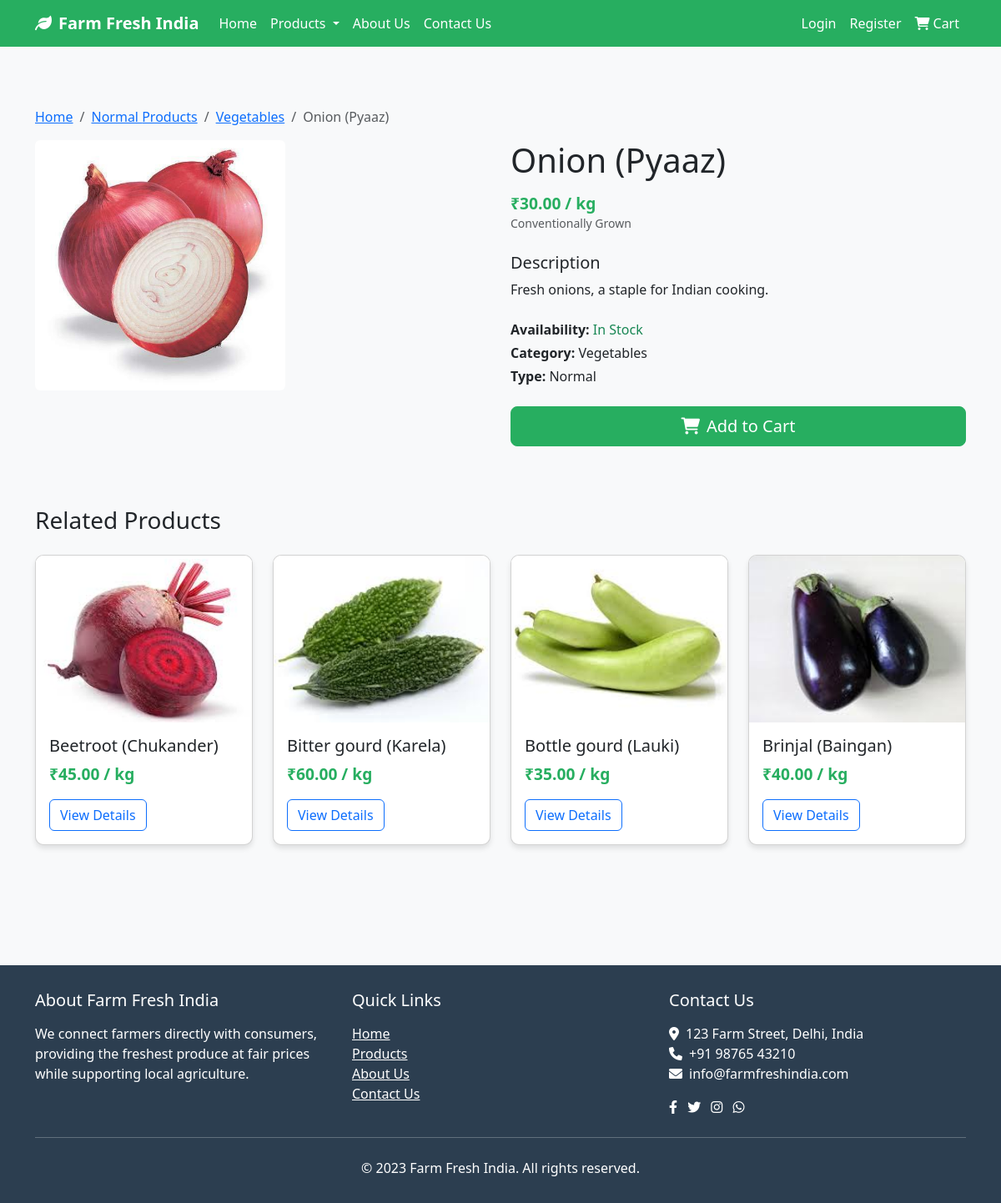
Page /product/onion-pyaaz/ on the committed database.
### products/models.py (models this page shows, shortened)
class Product(models.Model):
    category = models.ForeignKey(Category, related_name='products', on_delete=models.CASCADE)
    name = models.CharField(max_length=100)
    slug = models.SlugField(max_length=150, unique=True)
    description = models.TextField(blank=True)
    price = models.DecimalField(max_digits=10, decimal_places=2)
    stock = models.PositiveIntegerField(default=0)
    available = models.BooleanField(default=True)
    created = models.DateTimeField(auto_now_add=True)
    updated = models.DateTimeField(auto_now=True)
    image = models.ImageField(upload_to='products/', blank=True)
    is_featured = models.BooleanField(default=False)
    unit = models.CharField(max_length=20, default='kg', help_text='Unit of measurement (kg, g, piece)')
    class Meta:
        ordering = ('name',)

class Category(models.Model):
    CATEGORY_CHOICES = [
        ('normal', 'Normal'),
        ('organic', 'Organic'),
    ]
    SUB_CATEGORY_CHOICES = [
        ('anaj', 'Anaj (Grains)'),
        ('fruits', 'Fruits'),
        ('vegetables', 'Vegetables'),
    ]
    name = models.CharField(max_length=50)
    slug = models.SlugField(max_length=100, unique=True)
    category_type = models.CharField(max_length=10, choices=CATEGORY_CHOICES)
    sub_category = models.CharField(max_length=20, choices=SUB_CATEGORY_CHOICES)
    description = models.TextField(blank=True)
    image = models.ImageField(upload_to='categories/', blank=True)
    class Meta:
        verbose_name_plural = 'Categories'
        ordering = ('name',)

### products/views.py (the view)
# urls.py: path('product/<slug:slug>/', product_views.ProductDetailView.as_view(), name='product_detail'),
class ProductDetailView(DetailView):
    model = Product
    template_name = 'products/product_detail.html'
    context_object_name = 'product'
    def get_context_data(self, **kwargs):
        context = super().get_context_data(**kwargs)
        product = self.get_object()
        related_products = Product.objects.filter(
            category=product.category
        ).exclude(id=product.id)[:4]
        context['related_products'] = related_products
        return context

### cart/context_processors.py (called while the page is built)
def cart_total(request):
    if request.user.is_authenticated:
        cart = Cart(request)
        return {'cart': cart}
    return {'cart': None}

### templates/products/product_detail.html (shortened to what this page needs)
{% extends 'base/base.html' %}
{% block content %}
<div class="container py-5">
    <nav aria-label="breadcrumb">
        <ol class="breadcrumb">
            <li class="breadcrumb-item"><a href="{% url 'home' %}">Home</a></li>
            <li class="breadcrumb-item"><a href="{% url 'category_list' product.category.category_type %}">{{ product.category.get_category_type_display }} Products</a></li>
            <li class="breadcrumb-item"><a href="{% url 'category_detail' product.category.slug %}">{{ product.category.get_sub_category_display }}</a></li>
            <li class="breadcrumb-item active" aria-current="page">{{ product.name }}</li>
        </ol>
    </nav>
    <div class="row">
        <div class="col-md-6 mb-4">
            {% if product.image %}
            <img src="{{ product.image.url }}" alt="{{ product.name }}" class="img-fluid rounded product-image">
            {% else %}
            <img src="https://via.placeholder.com/600x400.png?text={{ product.name }}" alt="{{ product.name }}" class="img-fluid rounded product-image">
            {% endif %}
        </div>
        <div class="col-md-6 mb-4">
            <h1 class="mb-3">{{ product.name }}</h1>
            <div class="mb-4">
                <h4 class="price mb-0">₹{{ product.price }} / {{ product.unit }}</h4>
                <small class="text-muted">{% if product.category.category_type == 'organic' %}Organic Product{% else %}Conventionally Grown{% endif %}</small>
            </div>
            <div class="mb-4">
                <h5>Description</h5>
                <p>{{ product.description }}</p>
            </div>
            <div class="mb-4">
                <p class="mb-1"><strong>Availability:</strong> {% if product.available and product.stock > 0 %}<span class="text-success">In Stock</span>{% else %}<span class="text-danger">Out of Stock</span>{% endif %}</p>
                <p class="mb-1"><strong>Category:</strong> {{ product.category.get_sub_category_display }}</p>
                <p class="mb-1"><strong>Type:</strong> {{ product.category.get_category_type_display }}</p>
            </div>
            {% if product.available and product.stock > 0 %}
            <form action="{% url 'cart_add' product.id %}" method="post" class="d-grid gap-2">
                <button type="submit" class="btn btn-primary btn-lg">
                    <i class="fas fa-shopping-cart me-2"></i>Add to Cart
                </button>
            </form>
            {% else %}
            <button class="btn btn-secondary btn-lg disabled d-block w-100">
                <i class="fas fa-times-circle me-2"></i>Out of Stock
            </button>
            {% endif %}
        </div>
    </div>
    <div class="row mt-5">
        <div class="col-12">
            <h3 class="mb-4">Related Products</h3>
            <div class="row">
                {% for related_product in related_products %}
                <div class="col-md-3 mb-4">
                    <div class="card h-100">
                        {% if related_product.image %}
                        <img src="{{ related_product.image.url }}" class="card-img-top" alt="{{ related_product.name }}">
                        {% else %}
                        <img src="https://via.placeholder.com/300x200.png?text={{ related_product.name }}" class="card-img-top" alt="{{ related_product.name }}">
                        {% endif %}
                        <div class="card-body">
                            <h5 class="card-title">{{ related_product.name }}</h5>
                            <p class="price">₹{{ related_product.price }} / {{ related_product.unit }}</p>
                            <a href="{% url 'product_detail' related_product.slug %}" class="btn btn-outline-primary">View Details</a>
                        </div>
                    </div>
                </div>
                {% empty %}
                <div class="col-12">
                    <p>No related products found.</p>
                </div>
                {% endfor %}
            </div>
        </div>
    </div>
</div>
{% endblock %}

### templates/base/base.html (style rules this page uses)
:root { --primary-color: #27ae60; --secondary-color: #f39c12; --dark-color: #2c3e50; --light-color: #ecf0f1; }
body { font-family: 'Segoe UI', Tahoma, Geneva, Verdana, sans-serif; background-color: #f8f9fa; }
.btn-primary { background-color: var(--primary-color); border-color: var(--primary-color); }
.card { border-radius: 10px; overflow: hidden; transition: transform 0.3s; box-shadow: 0 4px 6px rgba(0, 0, 0, 0.1); }
.card-img-top { height: 200px; object-fit: cover; }
.price { color: var(--primary-color); font-weight: bold; font-size: 1.2rem; }
.product-image { height: 300px; object-fit: cover; }

### rows in the picture
Product: category.category_type "Normal", category.sub_category "Vegetables", name "Onion (Pyaaz)", image (picture), price "30.00", unit "kg", description "Fresh onions, a staple for Indian cooking."
Product: image (picture), name "Beetroot (Chukander)", price "45.00", unit "kg"
Product: image (picture), name "Bitter gourd (Karela)", price "60.00", unit "kg"
Product: image (picture), name "Bottle gourd (Lauki)", price "35.00", unit "kg"
Product: image (picture), name "Brinjal (Baingan)", price "40.00", unit "kg"
